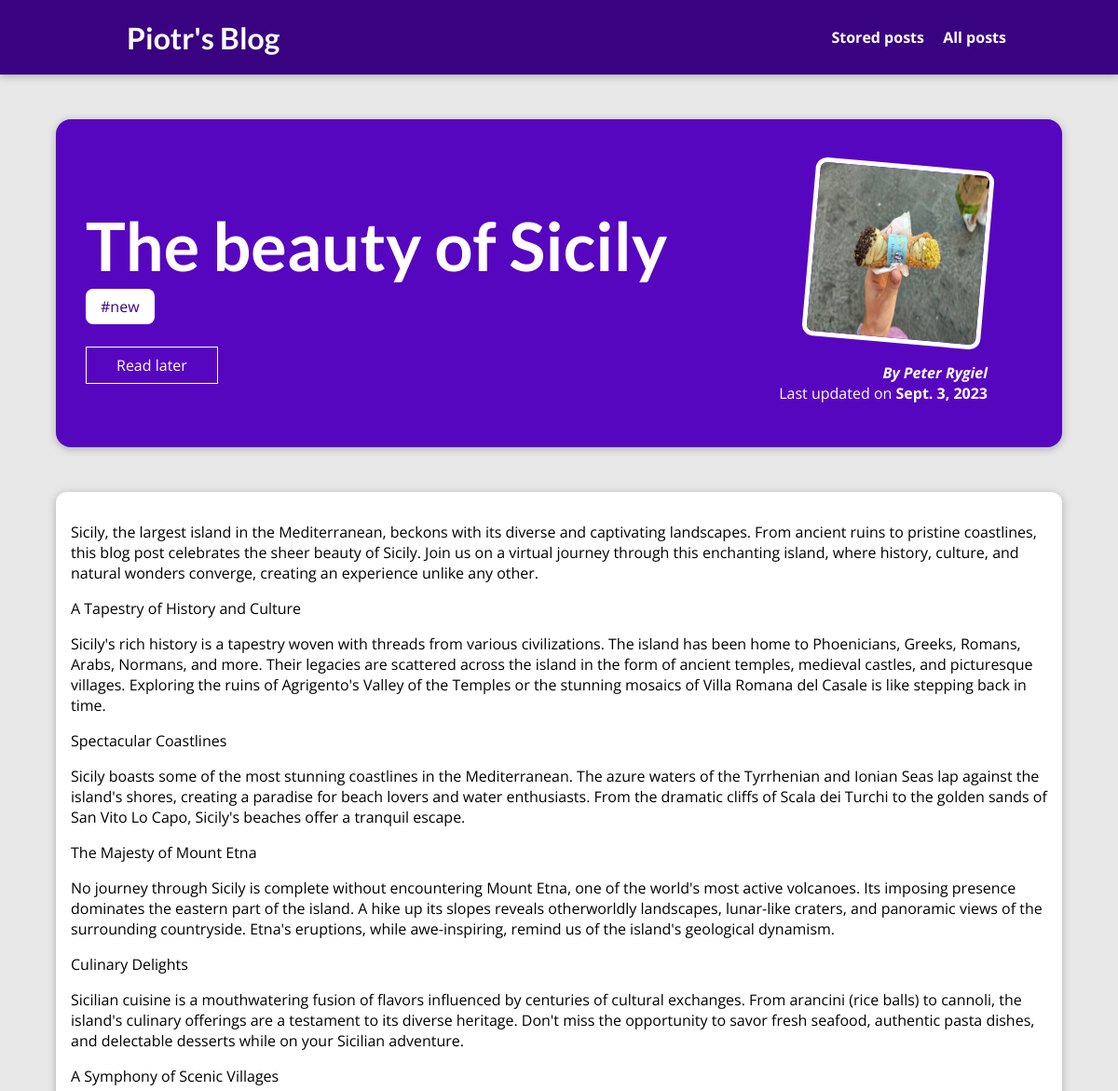
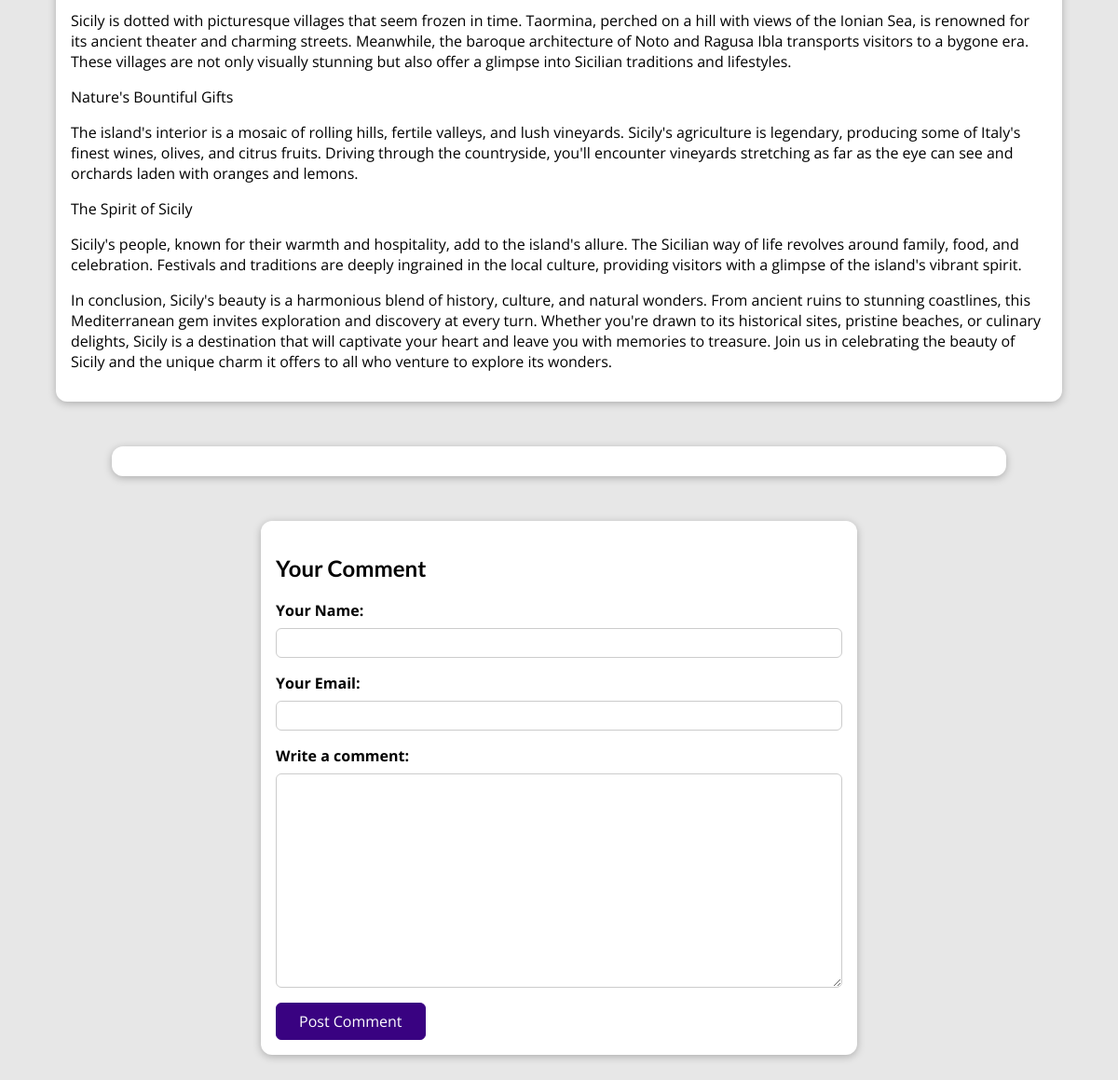
Screenshot of /posts/the-beauty-of-sicily with the database file from the repository (2 pictures, top to bottom).
### blog/models.py (models this page shows, shortened)
class Post(models.Model):
    title = models.CharField(max_length=150)
    excerpt = models.CharField(max_length=200)
    image = models.ImageField(upload_to="posts", null=True)
    date = models.DateField(auto_now=True)
    slug = models.SlugField(unique=True, db_index=True, default="", null=False)
    content = models.TextField(validators=[MinLengthValidator(10)])
    author = models.ForeignKey(Author, on_delete=models.SET_NULL, null=True, related_name="posts")
    tags = models.ManyToManyField(Tag)

class Tag(models.Model):
    caption = models.CharField(max_length=20)

class Author(models.Model):
    first_name = models.CharField(max_length=100)
    last_name = models.CharField(max_length=100)
    e_mail = models.EmailField(max_length=254)
    def full_name(self):
        return f"{self.first_name} {self.last_name}"
    def __str__(self):
        return self.full_name()

### blog/views.py (the view, shortened to what this page needs)
# urls.py: path("posts/<slug:slug>", views.PostDetailView.as_view(), name="post-detail-page"),
class PostDetailView(View):
    def is_stored_post(self, request, post_id):
        stored_posts = request.session.get("stored_posts")
        if stored_posts is not None:
            is_saved_for_later = post_id in stored_posts
        else:
            is_saved_for_later = False
        return is_saved_for_later
    def get(self, request, slug):
        post = Post.objects.get(slug=slug)
        context = {
            "post": post,
            "comment_form": CommentForm(),
            "saved_for_later": self.is_stored_post(request, post.id)
        }
        return render(request, "blog/post-detail.html", context)

### blog/forms.py
class CommentForm(forms.ModelForm):
    class Meta:
        model = Comment
        exclude = ["post"]
        labels = {
            "user_name": "Your Name",
            "user_email": "Your Email",
            "text": "Write a comment"
        }

### blog/templates/blog/post-detail.html (shortened to what this page needs)
{% extends "base.html" %}
{% load static %}
{% block css_files %}
    <link rel="stylesheet" href="{% static 'blog/post-detail.css' %}" />
{% endblock %}
{% block content %}
    <section id="summary">
        <h2>{{ post.title }}</h2>
        <div>
            {% for tag in post.tags.all %}
                <span class="tag">#{{ tag.caption }}</span>
            {% endfor %}
        </div>
        <div id="read-later">
            <form action="{% url "read-later" %}" method="POST">
                <button>
                    {% if saved_for_later %}
                        Remove from "Read later"
                    {% else %}
                        Read later
                    {% endif %}
                </button>
            </form>
        </div>
        <article>
            <img src="{{ post.image.url }}" alt="{{ post.title }}" />
            <address>By <a href="mailto:{{ post.author.e_mail }}">{{ post.author }}</a></address>
            <div>
                Last updated on <time>{{ post.date }}</time>
            </div>
        </article>
    </section>
    <main>
        {{ post.content|linebreaks }}
    </main>
    <section id="comments">
    </section>
    <section id="comment-form">
        <h2>Your Comment</h2>
        <form action="{% url "post-detail-page" post.slug %}" method="post">
            {% for form_field in comment_form %}
                <div class="form-control {% if form_field.errors %}invalid{% endif %}">
                    {{ form_field.label_tag }}
                    {{ form_field }}
                </div>
            {% endfor %}
            <button>Post Comment</button>
        </form>
    </section>
{% endblock %}

### static/app.css (style rules this page uses)
* { box-sizing: border-box; }
html { font-family: 'Open Sans', 'Lato', sans-serif; }
body { margin: 0; }
h1, h2, h3 { font-family: 'Lato', sans-serif; font-weight: bold; }

### blog/static/blog/post-detail.css (style rules this page uses)
body { background-color: #e7e7e7; }
#summary { margin: 8rem auto 3rem auto; padding: 2rem; width: 90%; max-width: 90rem; border-radius: 16px; background-color: #5706c0; position: relative; box-shadow: 0 2px 8px rgba(0, 0, 0, 0.25); height: 22rem; }
#summary h2 { color: white; font-size: 4.5rem; margin-bottom: 0.75rem; }
#summary article { position: absolute; top: 2rem; right: 3rem; padding: 1rem 2rem; border-radius: 12px; text-align: right; color: white; }
#summary article img { width: 12rem; height: 12rem; border-radius: 12px; transform: rotateZ(5deg); border: 5px solid white; margin-bottom: 1rem; }
#summary address { font-weight: bold; }
#summary a { color:white; text-decoration: none; }
#summary time { font-weight: bold; }
main { width: 90%; max-width: 90rem; margin: 3rem auto; background-color: white; padding: 1rem; border-radius: 12px; box-shadow: 0 2px 8px rgba(0, 0, 0, 0.25); }
.tag { background-color: white; color: #390281; padding: 0.5rem 1rem; border-radius: 8px; }
#comment-form { margin: 3rem auto; width: 90%; max-width: 40rem; border-radius: 12px; background-color: white; box-shadow: 0 2px 8px rgba(0, 0, 0, 0.25); padding: 1rem; }
#comment-form button { font: inherit; background-color: #390281; color: white; border: 1px solid #390281; padding: 0.5rem 1.5rem; border-radius: 6px; cursor: pointer; }
.form-control { margin-bottom: 1rem; }
.form-control label { font-weight: bold; margin-bottom: 0.5rem; display: block; }
.form-control input, .form-control textarea { display: block; width: 100%; font: inherit; padding: 0.25rem; border-radius: 6px; border: 1px solid #ccc; }
#comments { margin: 3rem auto; width: 90%; max-width: 60rem; border-radius: 12px; background-color: white; box-shadow: 0 2px 8px rgba(0, 0, 0, 0.25); padding: 1rem 2rem; }
#read-later { margin: 2rem 0; }
#read-later button { background-color: transparent; border: 1px solid white; padding: 0.5rem 2rem; font: inherit; color: white; cursor: pointer; }

### rows the page displays
Post: title "The beauty of Sicily", image (picture), author "Peter Rygiel", date "Sept. 3, 2023", content "Sicily, the largest island in the Mediterranean, beckons with its diverse and captivating landscapes. From ancient ruins to pristine coastlines, this blog post celebrates the sheer beauty of Sicily. Join us on a virtual journey through this enchanting island, where history, culture, and natural wonders converge, creating an experience unlike any other. A Tapestry of History and Culture Sicily's rich history is a tapestry woven with threads from various civilizations. The island has been home to Phoenicians, Greeks, Romans, Arabs, Normans, and more. Their legacies are scattered across the island in the form of ancient temples, medieval castles, and picturesque villages. Exploring the ruins…"
Tag: caption "new"
